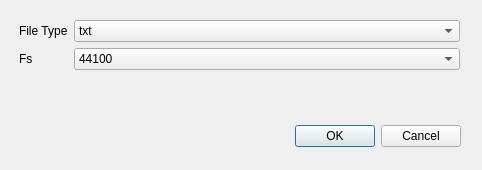
<?xml version="1.0" encoding="UTF-8"?>
<ui version="4.0">
 <class>loadMeasurementDialog</class>
 <widget class="QDialog" name="loadMeasurementDialog">
  <property name="geometry">
   <rect>
    <x>0</x>
    <y>0</y>
    <width>482</width>
    <height>170</height>
   </rect>
  </property>
  <property name="windowTitle">
   <string>Load Measurements</string>
  </property>
  <property name="modal">
   <bool>true</bool>
  </property>
  <widget class="QDialogButtonBox" name="buttonBox">
   <property name="geometry">
    <rect>
     <x>120</x>
     <y>120</y>
     <width>341</width>
     <height>32</height>
    </rect>
   </property>
   <property name="orientation">
    <enum>Qt::Horizontal</enum>
   </property>
   <property name="standardButtons">
    <set>QDialogButtonBox::Cancel|QDialogButtonBox::Ok</set>
   </property>
  </widget>
  <widget class="QWidget" name="formLayoutWidget">
   <property name="geometry">
    <rect>
     <x>19</x>
     <y>20</y>
     <width>441</width>
     <height>81</height>
    </rect>
   </property>
   <layout class="QFormLayout" name="formLayout">
    <item row="0" column="0">
     <widget class="QLabel" name="label_2">
      <property name="text">
       <string>File Type</string>
      </property>
     </widget>
    </item>
    <item row="0" column="1">
     <widget class="QComboBox" name="fileType">
      <item>
       <property name="text">
        <string>txt</string>
       </property>
      </item>
      <item>
       <property name="text">
        <string>dbl</string>
       </property>
      </item>
      <item>
       <property name="text">
        <string>wav</string>
       </property>
      </item>
      <item>
       <property name="text">
        <string>HolmImpulse</string>
       </property>
      </item>
      <item>
       <property name="text">
        <string>REW</string>
       </property>
      </item>
      <item>
       <property name="text">
        <string>ARTA</string>
       </property>
      </item>
     </widget>
    </item>
    <item row="2" column="0">
     <widget class="QLabel" name="fsLabel">
      <property name="text">
       <string>Fs</string>
      </property>
     </widget>
    </item>
    <item row="2" column="1">
     <widget class="QComboBox" name="fs">
      <property name="currentText">
       <string>48000</string>
      </property>
      <item>
       <property name="text">
        <string>44100</string>
       </property>
      </item>
      <item>
       <property name="text">
        <string>48000</string>
       </property>
      </item>
      <item>
       <property name="text">
        <string>96000</string>
       </property>
      </item>
     </widget>
    </item>
   </layout>
  </widget>
 </widget>
 <resources/>
 <connections>
  <connection>
   <sender>buttonBox</sender>
   <signal>accepted()</signal>
   <receiver>loadMeasurementDialog</receiver>
   <slot>accept()</slot>
   <hints>
    <hint type="sourcelabel">
     <x>338</x>
     <y>174</y>
    </hint>
    <hint type="destinationlabel">
     <x>157</x>
     <y>213</y>
    </hint>
   </hints>
  </connection>
  <connection>
   <sender>buttonBox</sender>
   <signal>rejected()</signal>
   <receiver>loadMeasurementDialog</receiver>
   <slot>reject()</slot>
   <hints>
    <hint type="sourcelabel">
     <x>406</x>
     <y>180</y>
    </hint>
    <hint type="destinationlabel">
     <x>286</x>
     <y>213</y>
    </hint>
   </hints>
  </connection>
  <connection>
   <sender>fileType</sender>
   <signal>currentIndexChanged(QString)</signal>
   <receiver>loadMeasurementDialog</receiver>
   <slot>fileTypeChanged()</slot>
   <hints>
    <hint type="sourcelabel">
     <x>192</x>
     <y>33</y>
    </hint>
    <hint type="destinationlabel">
     <x>59</x>
     <y>157</y>
    </hint>
   </hints>
  </connection>
 </connections>
 <slots>
  <slot>fileTypeChanged()</slot>
 </slots>
</ui>
